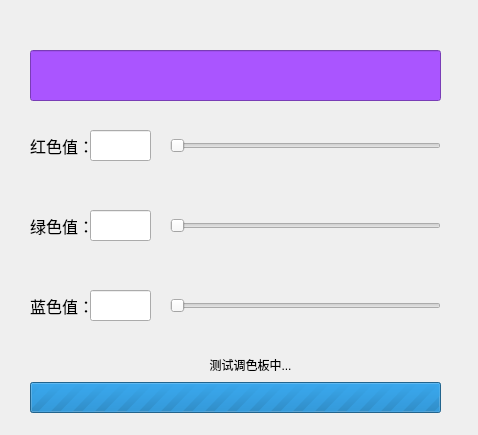
<?xml version="1.0" encoding="UTF-8"?>
<ui version="4.0">
 <class>Widget</class>
 <widget class="QWidget" name="Widget">
  <property name="geometry">
   <rect>
    <x>0</x>
    <y>0</y>
    <width>478</width>
    <height>435</height>
   </rect>
  </property>
  <property name="windowTitle">
   <string>slider_demo 调色板</string>
  </property>
  <widget class="QSlider" name="hs_r">
   <property name="geometry">
    <rect>
     <x>170</x>
     <y>120</y>
     <width>271</width>
     <height>51</height>
    </rect>
   </property>
   <property name="orientation">
    <enum>Qt::Horizontal</enum>
   </property>
  </widget>
  <widget class="QSlider" name="hs_g">
   <property name="geometry">
    <rect>
     <x>170</x>
     <y>200</y>
     <width>271</width>
     <height>51</height>
    </rect>
   </property>
   <property name="orientation">
    <enum>Qt::Horizontal</enum>
   </property>
  </widget>
  <widget class="QSlider" name="hs_b">
   <property name="geometry">
    <rect>
     <x>170</x>
     <y>280</y>
     <width>271</width>
     <height>51</height>
    </rect>
   </property>
   <property name="orientation">
    <enum>Qt::Horizontal</enum>
   </property>
  </widget>
  <widget class="QLabel" name="label">
   <property name="geometry">
    <rect>
     <x>30</x>
     <y>130</y>
     <width>61</width>
     <height>31</height>
    </rect>
   </property>
   <property name="font">
    <font>
     <pointsize>12</pointsize>
    </font>
   </property>
   <property name="text">
    <string>红色值：</string>
   </property>
  </widget>
  <widget class="QLineEdit" name="le_red">
   <property name="geometry">
    <rect>
     <x>90</x>
     <y>130</y>
     <width>61</width>
     <height>31</height>
    </rect>
   </property>
   <property name="font">
    <font>
     <pointsize>12</pointsize>
    </font>
   </property>
  </widget>
  <widget class="QLineEdit" name="le_green">
   <property name="geometry">
    <rect>
     <x>90</x>
     <y>210</y>
     <width>61</width>
     <height>31</height>
    </rect>
   </property>
   <property name="font">
    <font>
     <pointsize>12</pointsize>
    </font>
   </property>
  </widget>
  <widget class="QLabel" name="label_2">
   <property name="geometry">
    <rect>
     <x>30</x>
     <y>210</y>
     <width>61</width>
     <height>31</height>
    </rect>
   </property>
   <property name="font">
    <font>
     <pointsize>12</pointsize>
    </font>
   </property>
   <property name="text">
    <string>绿色值：</string>
   </property>
  </widget>
  <widget class="QLineEdit" name="le_blue">
   <property name="geometry">
    <rect>
     <x>90</x>
     <y>290</y>
     <width>61</width>
     <height>31</height>
    </rect>
   </property>
   <property name="font">
    <font>
     <pointsize>12</pointsize>
    </font>
   </property>
  </widget>
  <widget class="QLabel" name="label_3">
   <property name="geometry">
    <rect>
     <x>30</x>
     <y>290</y>
     <width>61</width>
     <height>31</height>
    </rect>
   </property>
   <property name="font">
    <font>
     <pointsize>12</pointsize>
    </font>
   </property>
   <property name="text">
    <string>蓝色值：</string>
   </property>
  </widget>
  <widget class="QLineEdit" name="le_color">
   <property name="geometry">
    <rect>
     <x>30</x>
     <y>50</y>
     <width>411</width>
     <height>51</height>
    </rect>
   </property>
   <property name="styleSheet">
    <string notr="true">background-color: rgb(170, 85, 255);</string>
   </property>
  </widget>
  <widget class="QProgressBar" name="pb_test">
   <property name="geometry">
    <rect>
     <x>30</x>
     <y>382</y>
     <width>411</width>
     <height>31</height>
    </rect>
   </property>
   <property name="maximum">
    <number>0</number>
   </property>
   <property name="value">
    <number>-1</number>
   </property>
   <property name="format">
    <string/>
   </property>
  </widget>
  <widget class="QLabel" name="label_4">
   <property name="geometry">
    <rect>
     <x>180</x>
     <y>350</y>
     <width>141</width>
     <height>31</height>
    </rect>
   </property>
   <property name="text">
    <string>&lt;html&gt;&lt;head/&gt;&lt;body&gt;&lt;p align=&quot;center&quot;&gt;测试调色板中...&lt;/p&gt;&lt;/body&gt;&lt;/html&gt;</string>
   </property>
   <property name="alignment">
    <set>Qt::AlignCenter</set>
   </property>
  </widget>
 </widget>
 <layoutdefault spacing="6" margin="11"/>
 <resources/>
 <connections/>
</ui>
